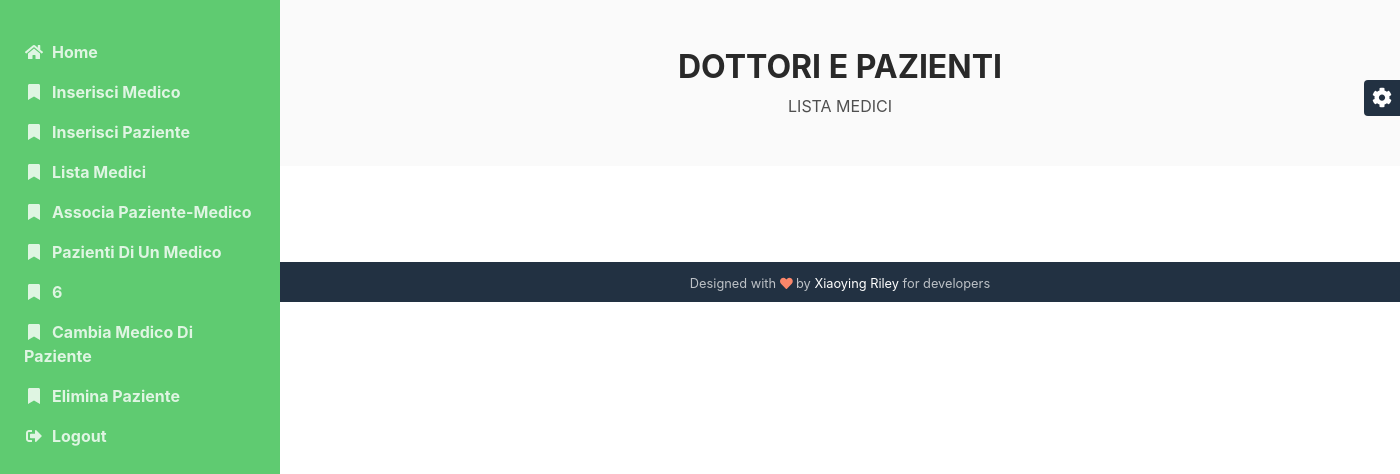
/sito/listaMedici.php, run on an earlier commit of the app's database.
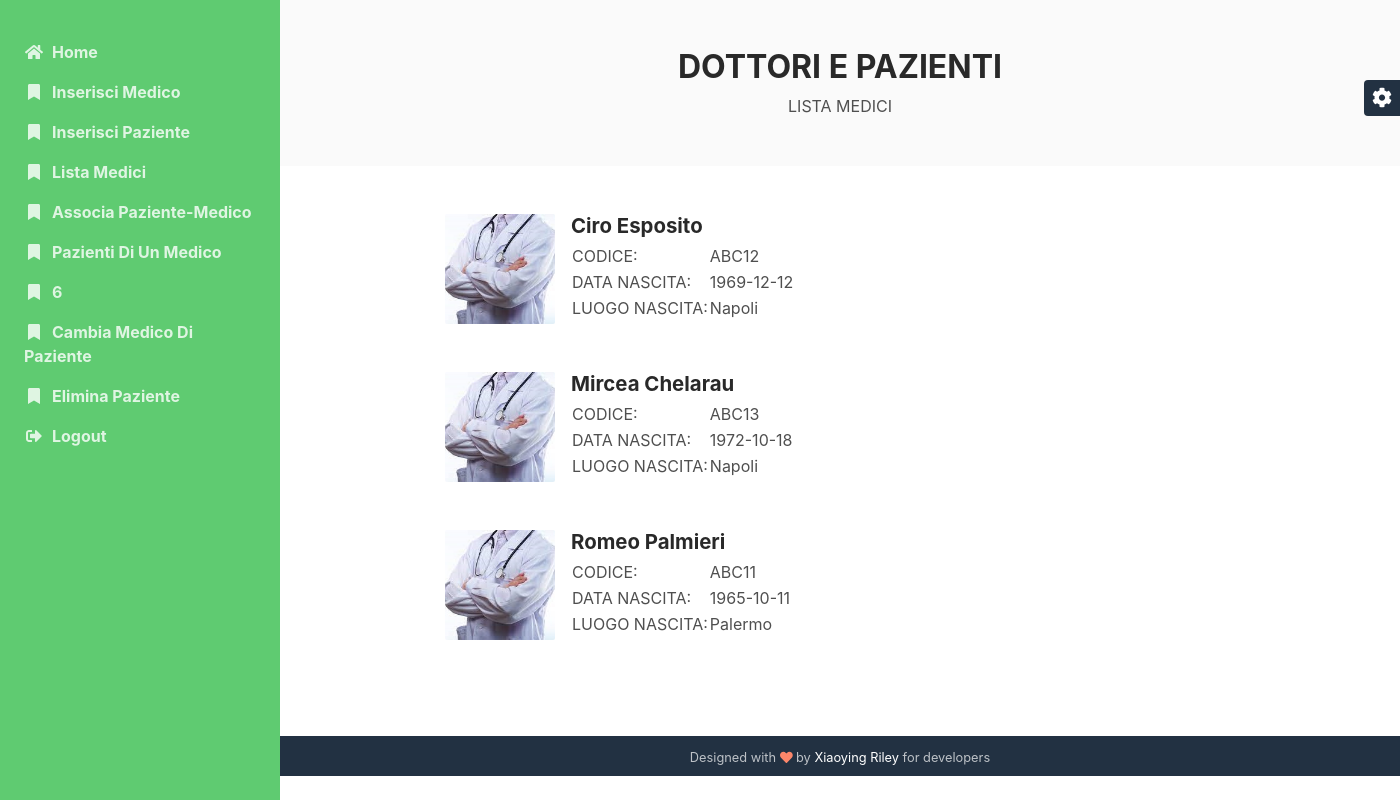
And on a later commit of the database.
### tables this page shows
CREATE TABLE `medico` (
  `codice` varchar(16) NOT NULL,
  `cognome` varchar(30) NOT NULL,
  `nome` varchar(30) NOT NULL,
  `dataNascita` date NOT NULL,
  `luogoNascita` varchar(50) NOT NULL
);

### sito/listaMedici.php (the view, shortened to what this page needs)
<!DOCTYPE html>
<html lang="en">
<head>
    <link id="theme-style" rel="stylesheet" href="assets/css/theme-1.css">
</head>
<body>
    <?php
    include('./SCRIPT/connetti.php');
    ?>
    <div class="main-wrapper">
        <section class="cta-section theme-bg-light py-5">
		    <div class="container text-center">
			    <h2 class="heading">DOTTORI E PAZIENTI</h2>
			    <div class="intro">LISTA MEDICI</div>
		    </div>
	    </section>
	    <section class="blog-list px-3 py-5 p-md-5">
		    <div class="container">
			    <?php
                $medici_sql = mysqli_query($connessione, "SELECT * FROM `medico` ORDER BY nome,cognome");
                while ($medico = mysqli_fetch_assoc($medici_sql)){
                    $codice = $medico['codice'];
                    $cognome = $medico['cognome'];
                    $nome = $medico['nome'];
                    $data = $medico['dataNascita'];
                    $luogoNascita = $medico['luogoNascita'];
                    echo("
                    <div class='item mb-5'>
                        <div class='media'>
                            <img class='mr-3 img-fluid post-thumb d-none d-md-flex' src='./IMMAGINI/medico.jfif' alt='image'>
                            <div class='media-body'>
                                <h3 class='title mb-1'>$nome $cognome</h3>
                                <table>
                                    <tr>
                                        <td>CODICE: </td>
                                        <td>$codice</td>
                                    </tr>
                                    <tr>
                                        <td>DATA NASCITA: </td>
                                        <td>$data</td>
                                    </tr>
                                    <tr>
                                        <td>LUOGO NASCITA: </td>
                                        <td>$luogoNascita</td>
                                    </tr>
                                </table>
                            </div>
                        </div>
			        </div>
                    ");
                }
                ?>
            </div>
	    </section>
	    <footer class="footer text-center py-2 theme-bg-dark">
                <small class="copyright">Designed with <i class="fas fa-heart" style="color: #fb866a;"></i> by <a href="http://themes.3rdwavemedia.com" target="_blank">Xiaoying Riley</a> for developers</small>
	    </footer>
    </div>
</body>
</html>

What changed in the data, as far as the page shows it:
added medico: nome "Ciro", cognome "Esposito", codice "ABC12", dataNascita "1969-12-12", luogoNascita "Napoli"
added medico: nome "Mircea", cognome "Chelarau", codice "ABC13", dataNascita "1972-10-18", luogoNascita "Napoli"
added medico: nome "Romeo", cognome "Palmieri", codice "ABC11", dataNascita "1965-10-11", luogoNascita "Palermo"
